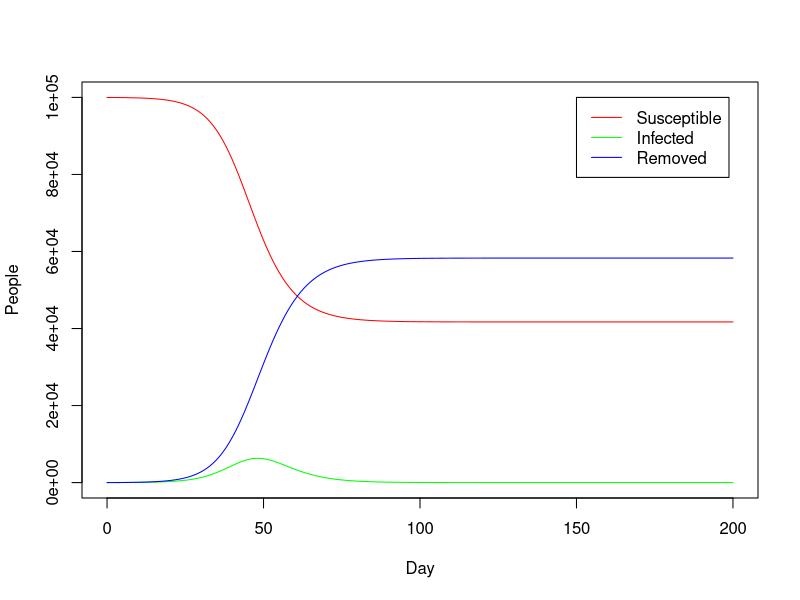

Reproduce this figure in R.
# Arguments:
#   y0: the initial values for the ODE system
#   times: times at which explicit estimates for y are desired, the first value must be the initial time
#   func: a function that computes the values of the derivatives in the ODE system at time t
#   parms: vector or list of parameters used in `func`.
euler <- function(y0, times, func, parms) {
	h <- times[2] - times[1]
	tbl <- matrix(nrow=length(times), ncol=1+length(y0))
	colnames(tbl) <- c("time", names(y0))
	tbl[, 1] <- times
	tbl[1, -1] <- y0
	for (i in 1:(nrow(tbl)-1)) {
		ti <- tbl[i, 1]
		yi <- tbl[i, -1]
		tbl[i+1, -1] <- yi + func(ti, yi, parms)
	}
	return(tbl)
}

rk4 <- function(y0, times, func, parms) {
	h <- times[2] - times[1]
	tbl <- matrix(nrow=length(times), ncol=1+length(y0))
	colnames(tbl) <- c("time", names(y0))
	tbl[, 1] <- times
	tbl[1, -1] <- y0
	for (i in 1:(nrow(tbl)-1)) {
		ti <- tbl[i, 1]
		yi <- tbl[i, -1]
		k1 <- func(ti, yi, parms)
		k2 <- func(ti + h/2, yi + h/2 * k1, parms)
		k3 <- func(ti + h/2, yi + h/2 * k2, parms)
		k4 <- func(ti + h, yi + h * k3, parms)
		tbl[i+1, -1] <- yi + h/6 * (k1 + 2 * k2 + 2 * k3 + k4)
	}
	return(tbl)
}

SIR.model <- function(t, y, parms) with(as.list(c(y, parms)), {
	dS.dt <- -beta / N * S * I
	dI.dt <- beta / N * I * S - gamma * I
	dR.dt <- gamma * I
	c(dS.dt, dI.dt, dR.dt)
})

result <- rk4(
	y0 = c(S=99990, I=10, R=0),
	times = seq(0, 200, by=1),
	func = SIR.model,
	parms = list(beta=.5, gamma=1/3, N=100000)
)

with(as.list(data.frame(result)), {
	plot(S ~ time, col="red", type="l", ylim=c(0, 100000), xlab="Day", ylab="People")
	lines(I ~ time, col="green")
	lines(R ~ time, col="blue")
	legend(150, 100000, legend=c("Susceptible", "Infected", "Removed"),
	    col=c("red", "green", "blue"), lty=1)
})
